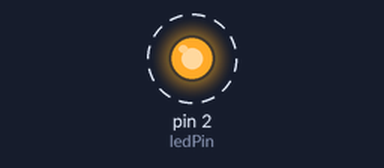
Bench run of a sketch on a simulated Arduino Uno, built with avr-gcc and run on an emulated ATmega328P. On the bench: output pins drawn as LEDs (lit = HIGH). Dashed ring = blinking. What the sketch prints to the serial monitor is not drawn.

Above: at 0.5 s.
Timing chart, 0 to 4.6 s (numbered marks = the images above):
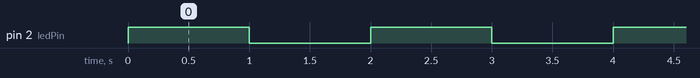

Measured:
- by itself, pin 2 (ledPin): alternates HIGH for 1.0 s and LOW for 1.0 s

The sketch:

lab02.ino
```cpp
// lab02 — LED 基础闪烁 (delay 阻塞方式)
// 板载 LED 连接 GPIO 2，高电平点亮
const int ledPin = 2;

// 时间参数
const int ON_TIME  = 1000;  // 点亮持续 1000ms
const int OFF_TIME = 1000;  // 熄灭持续 1000ms

void setup() {
  // 串口初始化，波特率 115200
  Serial.begin(115200);
  // LED 引脚设为输出模式
  pinMode(ledPin, OUTPUT);
  Serial.println("=== lab02 LED 基础闪烁 ===");
}

void loop() {
  // LED 亮
  digitalWrite(ledPin, HIGH);
  Serial.println("LED ON");
  delay(ON_TIME);  // delay() 阻塞 CPU，期间无法执行其他任务

  // LED 灭
  digitalWrite(ledPin, LOW);
  Serial.println("LED OFF");
  delay(OFF_TIME);
}
```
